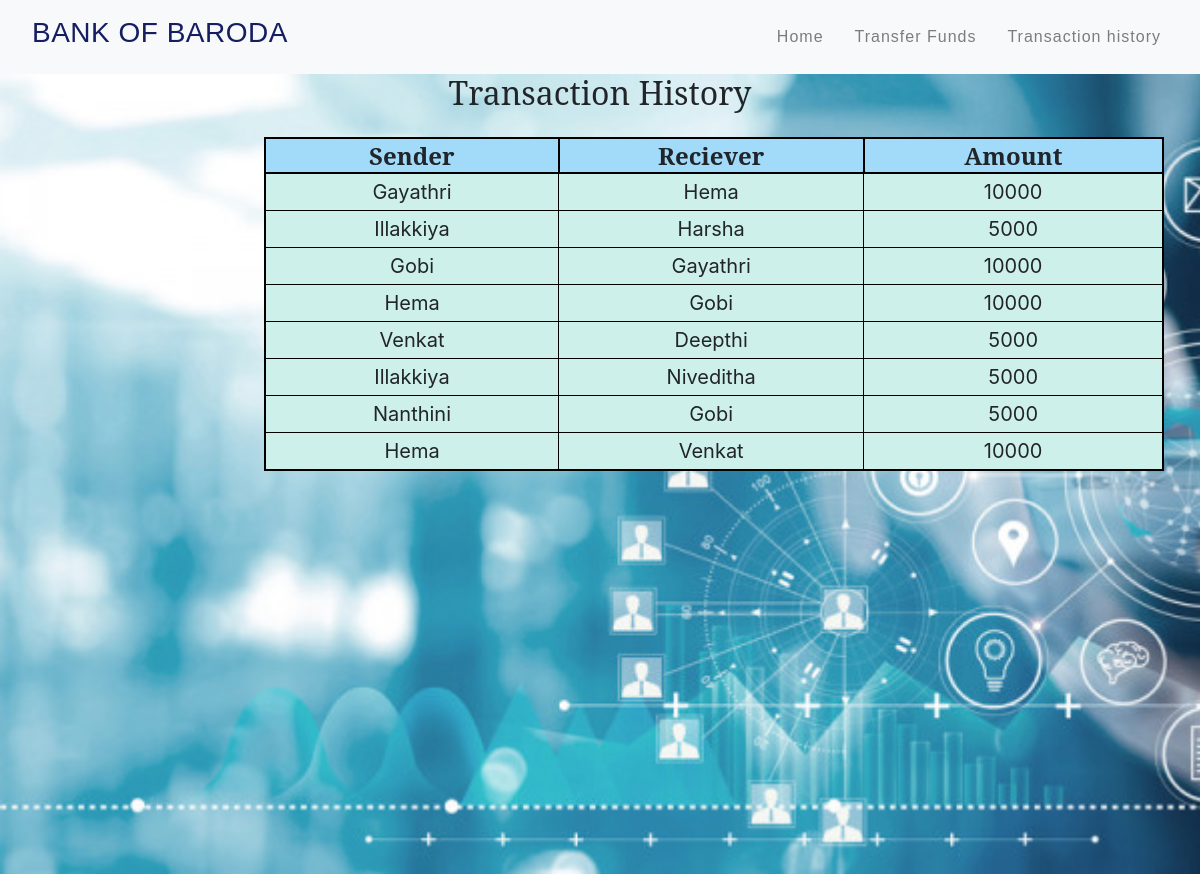
/transaction_history.php, run on the app's committed database.
### tables this page shows
CREATE TABLE `transactions` (
  `CustomerID` int(10) NOT NULL,
  `sender_name` varchar(20) NOT NULL,
  `reciever_name` varchar(20) NOT NULL,
  `amount_transfer` int(10) NOT NULL
);

### transaction_history.php (the view, shortened to what this page needs)
<html lang="en">
<head>
    <link rel="stylesheet" href="css/history.css" >
    <link rel="stylesheet" href="https://stackpath.bootstrapcdn.com/bootstrap/4.5.2/css/bootstrap.min.css" />
    <link rel="stylesheet" type="text/css" href="css/styles.css">
    <link rel="stylesheet" type="text/css" href="css/navbar.css">
</head>
<body>
  <body>
    <?php
    include 'navbar.php';
    ?>
    <div class="backing">
    <h2>Transaction History</h2>
    <div class="table_op">
        <table>
	       <tr>
                <th>Sender</th>
                <th>Reciever</th>
                <th>Amount</th>
	        </tr>
        <?php
            include('connection.php');
            $sql=mysqli_query($con,"Select * from transactions");
            while($result=mysqli_fetch_assoc($sql))
            {
            ?>
                <tr>
                        <td><?php echo $result['sender_name'];?></td>
                        <td><?php echo $result['reciever_name'];?></td>
                        <td><?php echo $result['amount_transfer'];?></td>
                </tr>
                <?php
            }
        ?>
        </table>
    </div>
    </div>
</body>
</html>

### css/history.css (style rules this page uses)
* { margin: 0px; padding: 0px; }
table,th { width: 900px; box-sizing: border-box; margin-top: 25px; margin-left: 22%; font-size: 24px; word-spacing: 2px; text-align: center; border: 2px solid black; border-radius: 5px; }
th { background-color: #A2DBFA; font-family: 'serif'; }
td { font-size: 20px; border: 1px solid black; background-color: #CDF0EA; text-decoration: none; padding: 0.3em; }
h2 { width: 50%; margin: auto; text-align: center; font-family: 'serif'; font-size: 30px; float: none; }

### transaction_history.php (style rules this page uses)
.backing { background-image: url("images/banking.jpg"); background-repeat:no-repeat; background-position: relative; height:100%; background-size: cover; }

### data on the page
transactions: sender_name "Gayathri", reciever_name "Hema", amount_transfer "10000"
transactions: sender_name "Illakkiya", reciever_name "Harsha", amount_transfer "5000"
transactions: sender_name "Gobi", reciever_name "Gayathri", amount_transfer "10000"
transactions: sender_name "Hema", reciever_name "Gobi", amount_transfer "10000"
transactions: sender_name "Venkat", reciever_name "Deepthi", amount_transfer "5000"
transactions: sender_name "Illakkiya", reciever_name "Niveditha", amount_transfer "5000"
transactions: sender_name "Nanthini", reciever_name "Gobi", amount_transfer "5000"
transactions: sender_name "Hema", reciever_name "Venkat", amount_transfer "10000"
